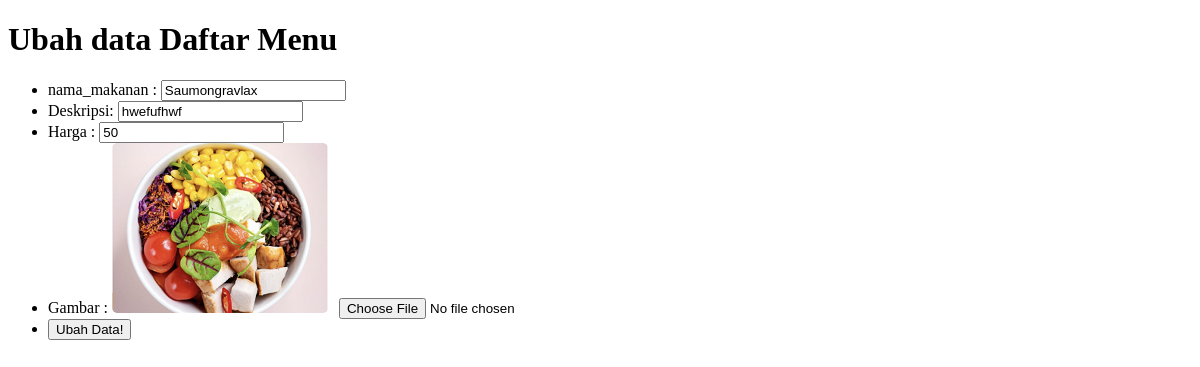
The app's page /ubah.php?id=2, older data.
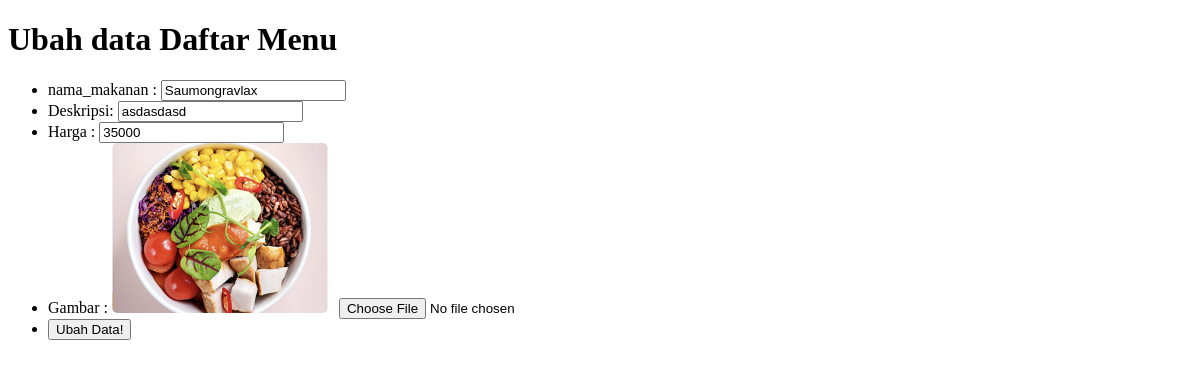
The same page, newer data.
### tables this page shows
CREATE TABLE `kuliner` (
  `id` int NOT NULL,
  `nama_makanan` varchar(255) NOT NULL,
  `deskripsi_makanan` varchar(255) NOT NULL,
  `harga` int NOT NULL,
  `gambar` varchar(255) NOT NULL
);

### functions.php (called while the page is built, shortened)
<?php
$conn = mysqli_connect("localhost", "root", "", "tubes");
function query($query)
{
    global $conn;
    $result = mysqli_query($conn, $query);
    $rows = [];
    while ($row = mysqli_fetch_assoc($result)) {
        $rows[] = $row;
    }
    return $rows;
}

### ubah.php (the view, shortened to what this page needs)
<?php
require 'functions.php';
$id = $_GET["id"];
$kln = query("SELECT * FROM kuliner WHERE id = $id")[0];
?>
<!DOCTYPE html>
<html>
<head>
</head>
<body>
	<h1>Ubah data Daftar Menu</h1>
	<form action="" method="post" enctype="multipart/form-data">
		<ul>
			<li>
				<label for="nama_makanan">nama_makanan :</label>
				<input type="text" name="nama_makanan" id="nama_makanan" value="<?= $kln["nama_makanan"]; ?>">
			</li>
			<li>
				<label for="deskripsi_makanan">Deskripsi:</label>
				<input type="text" name="deskripsi" id="deskripsi_makanan" value="<?= $kln["deskripsi_makanan"]; ?>">
			</li>
			<li>
				<label for="harga">Harga :</label>
				<input type="number" name="harga" id="harga" value="<?= $kln["harga"]; ?>">
			</li>
			<li>
				<label for="gambar">Gambar :</label>
				<img src="img/<?= $kln["gambar"]; ?>" alt="<?= $kln["gambar"]; ?>">
				<input type="file" name="gambar" id="gambar">
			</li>
			<li>
				<button type="submit" name="submit">Ubah Data!</button>
			</li>
		</ul>
	</form>
</body>
</html>

Row changes from the older to the newer data that the page shows:
changed kuliner "Saumongravlax": deskripsi "hwefufhwf" → "asdasdasd"; harga "50" → "35000"
